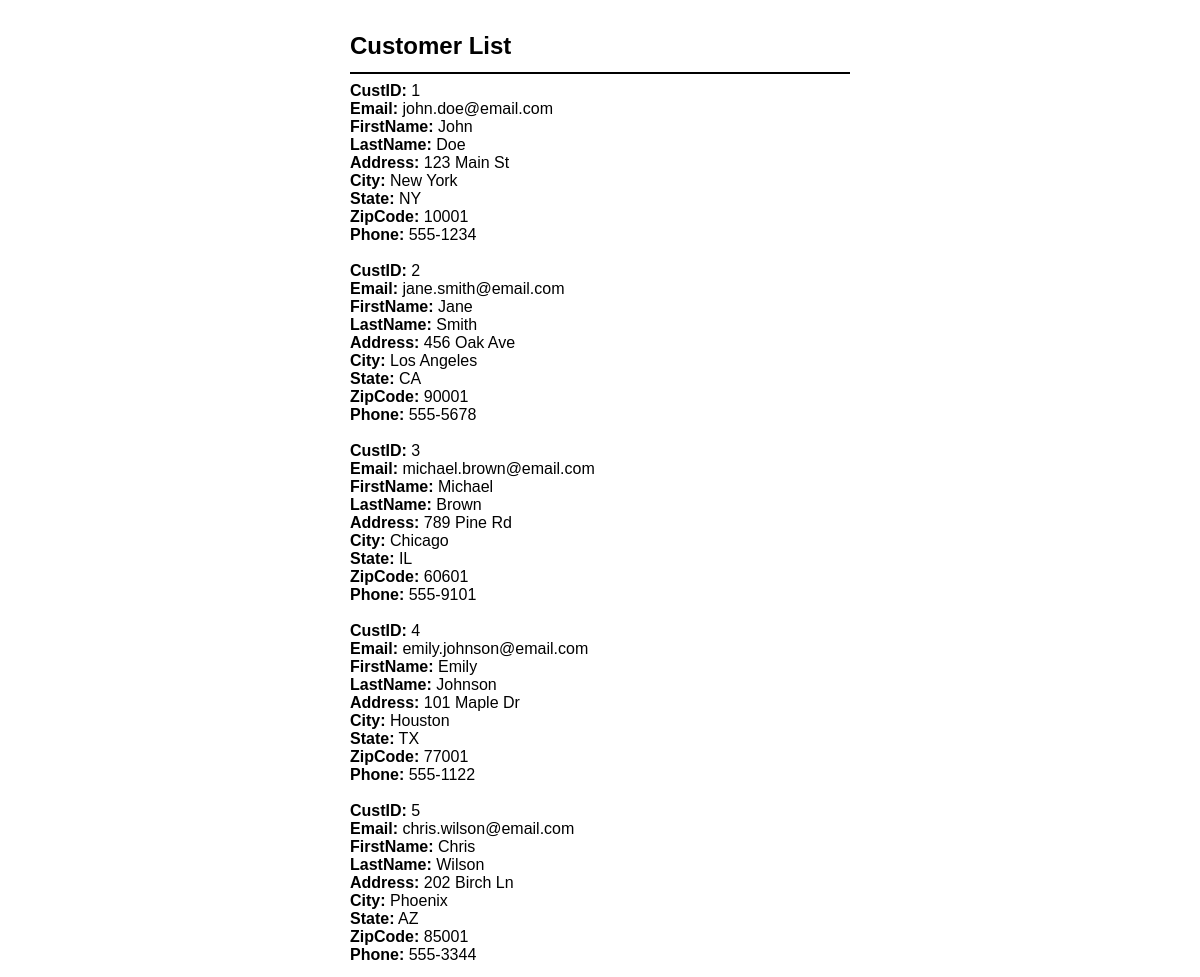
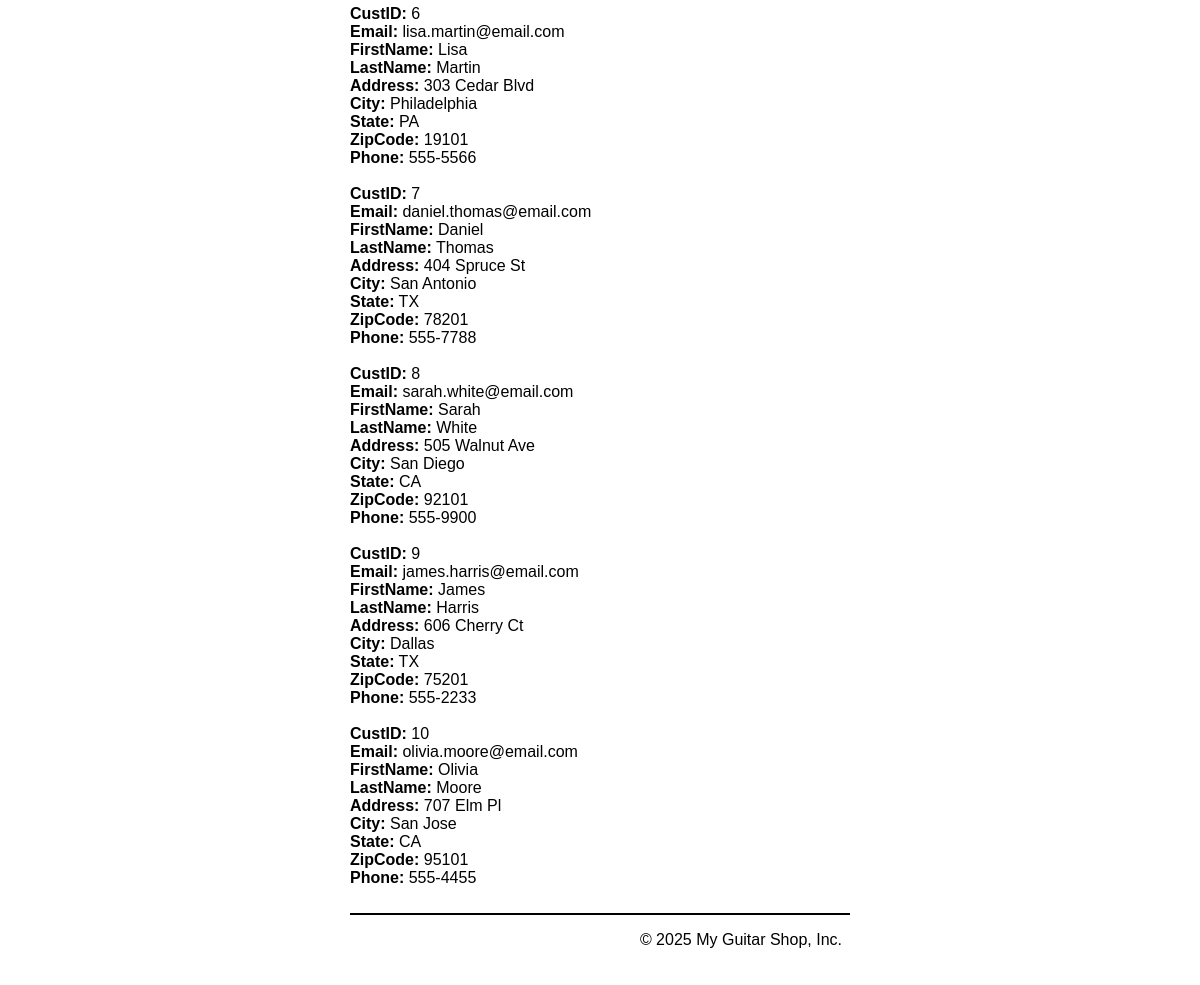
The page / on the database its author committed (2 pictures, top to bottom).
### tables this page shows
CREATE TABLE customers (
    customerID INT AUTO_INCREMENT PRIMARY KEY,
    emailAddress VARCHAR(255) NOT NULL,
    firstName VARCHAR(50) NOT NULL,
    lastName VARCHAR(50) NOT NULL
);

### index.php (the view, shortened to what this page needs)
<?php
require('database.php');
$query = '
SELECT
    customers.customerID,
    customers.emailAddress,
    customers.firstName,
    customers.lastName,
    addresses.line1,
    addresses.city,
    addresses.state,
    addresses.zipCode,
    addresses.phone
FROM customers
INNER JOIN addresses ON customers.customerID = addresses.customerID
GROUP BY
    customers.customerID,
    customers.emailAddress,
    customers.firstName,
    customers.lastName,
    addresses.line1,
    addresses.city,
    addresses.state,
    addresses.zipCode,
    addresses.phone;
';
$statement = $db->prepare($query);
$statement->execute();
$customers = $statement->fetchAll();
?>
<!DOCTYPE html>
<html lang="en">
<head>
    <link rel="stylesheet" href="css/main.css">
</head>
<body>
    <header><h1>Customer List</h1></header>
    <main>
        <section>
            <?php foreach ($customers as $customer) : ?>
                <p><span class="bold">CustID:</span> <?php echo $customer['customerID']; ?></p>
                <p><span class="bold">Email:</span> <?php echo $customer['emailAddress']; ?></p>
                <p><span class="bold">FirstName:</span> <?php echo $customer['firstName']; ?></p>
                <p><span class="bold">LastName:</span> <?php echo $customer['lastName']; ?></p>
                <p><span class="bold">Address:</span> <?php echo $customer['line1']; ?></p>
                <p><span class="bold">City:</span> <?php echo $customer['city']; ?></p>
                <p><span class="bold">State:</span> <?php echo $customer['state']; ?></p>
                <p><span class="bold">ZipCode:</span> <?php echo $customer['zipCode']; ?></p>
                <p><span class="bold">Phone:</span> <?php echo $customer['phone']; ?></p>
                <br>
            <?php endforeach; ?>
        </section>
    </main>
    <footer>
        <p>&copy; <?php echo date("Y"); ?> My Guitar Shop, Inc.</p>
    </footer>
</body>
</html>

### css/main.css (style rules this page uses)
* { margin: 0; padding: 0; box-sizing: border-box; }
.bold { font-weight: bold; }
html { font-family: Arial, Helvetica, sans-serif; font-size: 16px; }
body { width: 100%; min-height: 100vh; background: #fff; padding: 20px; display: flex; flex-direction: column; justify-content: center; align-items: center; }
header, main, footer { width: 100%; max-width: 500px; }
header { border-bottom: 2px solid #000; }
h1 { font-size: 1.5rem; padding: 0.5em 0; color: #000; }
section { padding-bottom: 1.5rem; padding: 0.5rem 0; }
footer { border-top: 2px solid #000; padding-right: 0.5rem; }
footer > p { text-align: right; font-size: 1rem; margin: 1rem 0; }

### rows shown on the page
customers: customerID "1", emailAddress "john.doe@email.com", firstName "John", lastName "Doe", line1 "123 Main St", city "New York", state "NY", zipCode "10001", phone "555-1234"
customers: customerID "2", emailAddress "jane.smith@email.com", firstName "Jane", lastName "Smith", line1 "456 Oak Ave", city "Los Angeles", state "CA", zipCode "90001", phone "555-5678"
customers: customerID "3", emailAddress "michael.brown@email.com", firstName "Michael", lastName "Brown", line1 "789 Pine Rd", city "Chicago", state "IL", zipCode "60601", phone "555-9101"
customers: customerID "4", emailAddress "emily.johnson@email.com", firstName "Emily", lastName "Johnson", line1 "101 Maple Dr", city "Houston", state "TX", zipCode "77001", phone "555-1122"
customers: customerID "5", emailAddress "chris.wilson@email.com", firstName "Chris", lastName "Wilson", line1 "202 Birch Ln", city "Phoenix", state "AZ", zipCode "85001", phone "555-3344"
customers: customerID "6", emailAddress "lisa.martin@email.com", firstName "Lisa", lastName "Martin", line1 "303 Cedar Blvd", city "Philadelphia", state "PA", zipCode "19101", phone "555-5566"
customers: customerID "7", emailAddress "daniel.thomas@email.com", firstName "Daniel", lastName "Thomas", line1 "404 Spruce St", city "San Antonio", state "TX", zipCode "78201", phone "555-7788"
customers: customerID "8", emailAddress "sarah.white@email.com", firstName "Sarah", lastName "White", line1 "505 Walnut Ave", city "San Diego", state "CA", zipCode "92101", phone "555-9900"
customers: customerID "9", emailAddress "james.harris@email.com", firstName "James", lastName "Harris", line1 "606 Cherry Ct", city "Dallas", state "TX", zipCode "75201", phone "555-2233"
customers: customerID "10", emailAddress "olivia.moore@email.com", firstName "Olivia", lastName "Moore", line1 "707 Elm Pl", city "San Jose", state "CA", zipCode "95101", phone "555-4455"
